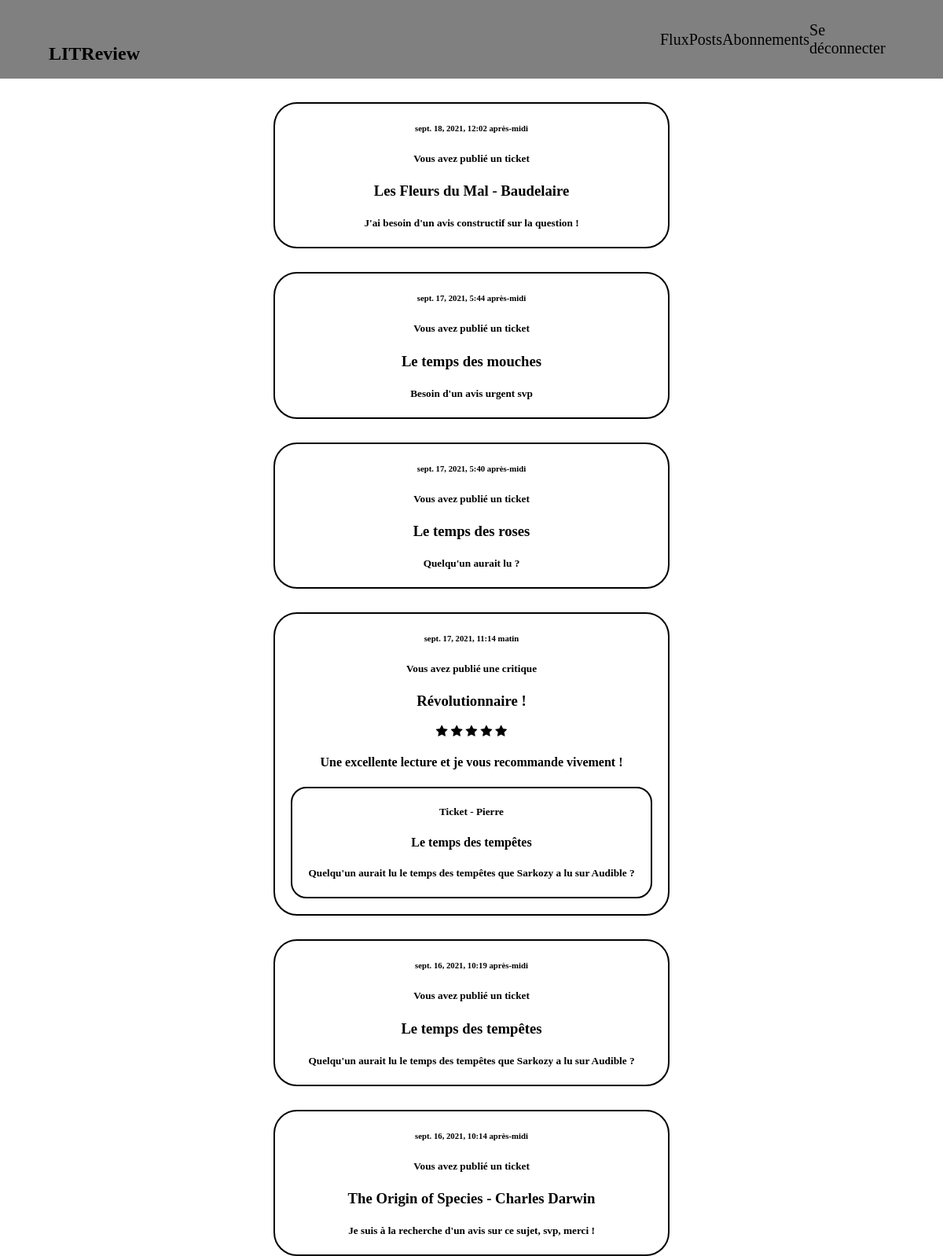
The page /posts/ (signed in) on the database its author committed.
### posts/models.py (models this page shows, shortened)
class Ticket(models.Model):
    title = models.CharField(max_length=128)
    description = models.TextField(max_length=2048,blank=True)
    user = models.ForeignKey(to=settings.AUTH_USER_MODEL,on_delete=models.CASCADE)
    image = models.ImageField(null=True,blank=True)
    time_created = models.DateTimeField(auto_now_add=True)

class Review(models.Model):
    ticket = models.ForeignKey(to=Ticket, on_delete=models.CASCADE)
    rating = models.PositiveSmallIntegerField(
        validators=[MinValueValidator(0), MaxValueValidator(5)])
    headline = models.CharField(max_length=128)
    body = models.CharField(max_length=8192, blank=True)
    user = models.ForeignKey(
        to=settings.AUTH_USER_MODEL, on_delete=models.CASCADE)
    time_created = models.DateTimeField(auto_now_add=True)

### posts/views.py (the view)
# urls.py: path('posts/',CriticsMyHome.as_view(),name='myposts'),
class CriticsMyHome(ListView):
    model = Ticket
    context_object_name = "posts"
    template_name = 'posts/mypost.html'
    def get_queryset(self):
        tickets = Ticket.objects.filter(user_id=self.request.user.id)
        reviews = Review.objects.filter(user_id=self.request.user.id)
        for review in reviews:
            review.username = self.request.user.username
        for ticket in tickets:
            ticket.username = self.request.user.username
        for review in reviews:
            for ticket in tickets:
                if review.ticket_id == ticket.id:
                    review.ticket = ticket
        result_list = sorted(
            chain(tickets, reviews),
            key=lambda instance: instance.time_created,reverse=True)
        return result_list

### posts/templates/posts/mypost.html
{% extends 'base.html' %}
{% block content %}
{% load static %}
<link rel="stylesheet" href="{% static 'css/style_ticket_list.css' %}">
    <div id = 'flux'>
    {% for post in posts %}
        {% if post.headline != None %}
            <div class = 'review'>
                <div>
                        <h6>{{post.time_created}}</h6>
                        {% if user.id == post.user_id %}
                            <h5>Vous avez publié une critique</h5>
                        {% endif %}
                                <h3>{{post.headline}}</h3>
                                <link rel="stylesheet" href="https://cdnjs.cloudflare.com/ajax/libs/font-awesome/4.7.0/css/font-awesome.min.css">
                                {% for x in ""|ljust:post.rating %}
                                    {% if forloop.counter0 <= post.rating %}
                                        <span class="fa fa-star"></span>
                                    {% endif %}
                                {% endfor %}
                                <h4>{{post.body}}</h4>
                </div>
                <div class ='ticket_in'>
                    <h5>Ticket - {{post.ticket.username}}</h5>
                    <h4>{{post.ticket.title}}</h4>
                    <h5>{{post.ticket.description}}</h5>
                </div>
            </div>
        {% else %}
                <div class = 'ticket'>
                    <article>
                        <h6>{{ post.time_created }}</h6>
                        {% if user.username == post.user.username %}
                        <h5>Vous avez publié un ticket</h5>
                        <h3>{{ post.title}}</h3>
                        <h5>{{ post.description }}</h5>
                        {% endif %}
                    </article>
                </div>
        {% endif %}
    {% endfor %}
    </div>
{% endblock %}

### posts/static/css/base.css (style rules this page uses)
html { margin : 0; }
body { margin : 0; }

### posts/static/css/style_ticket_list.css (style rules this page uses)
#flux { text-align: center; display : flex; flex-direction : column; align-items: center; justify-content: center; }
.review, .ticket { border : solid 2px black; width : 500px; margin-top : 30px; border-radius : 30px; }
.ticket_in { border : solid 2px black; margin-top : 20px; border-radius : 20px; margin : 20px; }

### rows shown on the page
Ticket: time_created "sept. 18, 2021, 12:02 après-midi", title "Les Fleurs du Mal - Baudelaire", description "J'ai besoin d'un avis constructif sur la question !"
Ticket: time_created "sept. 17, 2021, 5:44 après-midi", title "Le temps des mouches", description "Besoin d'un avis urgent svp"
Ticket: time_created "sept. 17, 2021, 5:40 après-midi", title "Le temps des roses", description "Quelqu'un aurait lu ?"
Review: time_created "sept. 17, 2021, 11:14 matin", shows "Vous avez publié une critique", headline "Révolutionnaire !", rating 5 (drawn), body "Une excellente lecture et je vous recommande vivement !", ticket.username "Pierre", ticket "Le temps des tempêtes", ticket.description "Quelqu'un aurait lu le temps des tempêtes que Sarkozy a lu sur Audible ?"
Ticket: time_created "sept. 16, 2021, 10:19 après-midi", title "Le temps des tempêtes", description "Quelqu'un aurait lu le temps des tempêtes que Sarkozy a lu sur Audible ?"
Ticket: time_created "sept. 16, 2021, 10:14 après-midi", title "The Origin of Species - Charles Darwin", description "Je suis à la recherche d'un avis sur ce sujet, svp, merci !"
